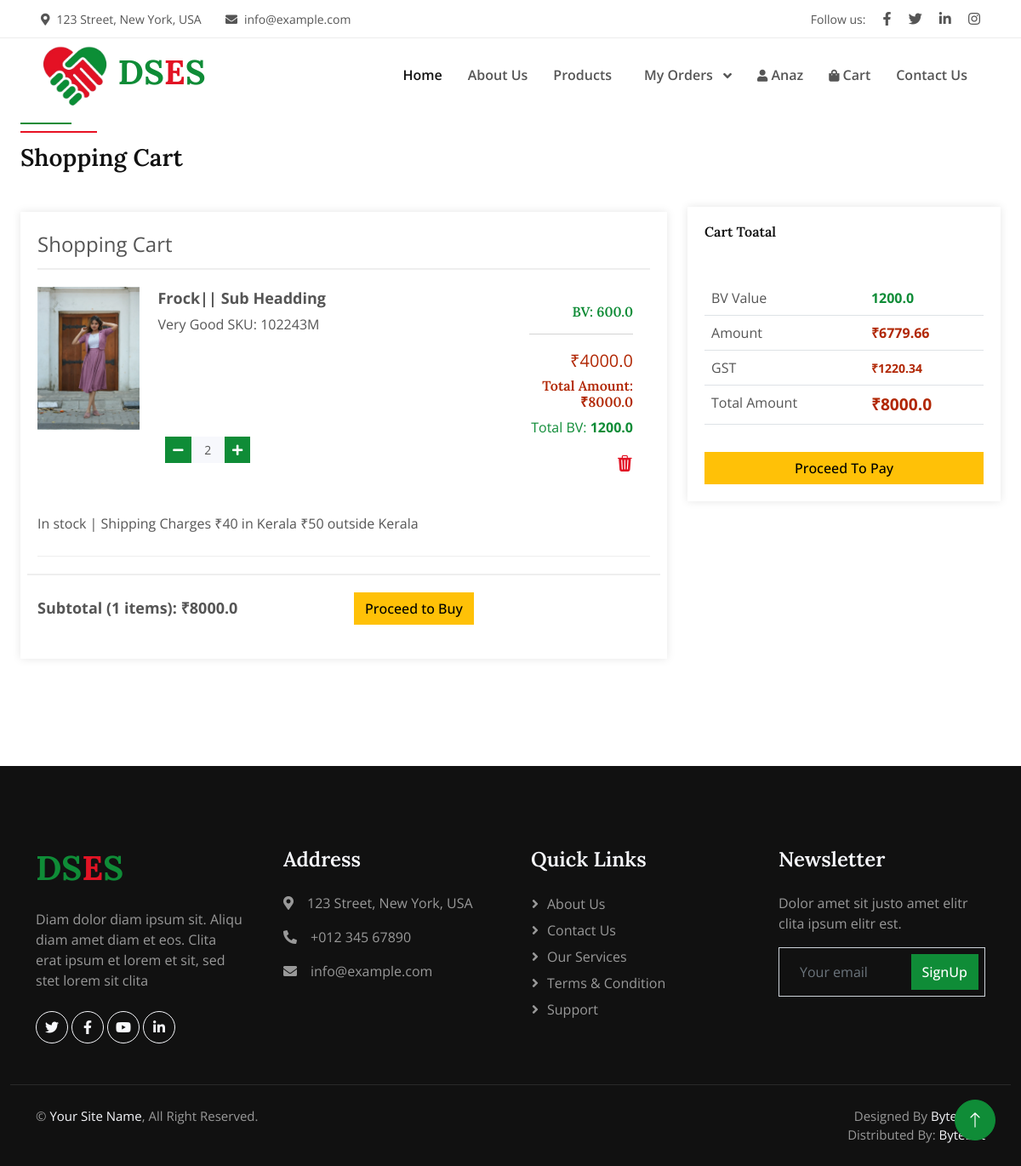
Before: /ecome/Cart_Page (signed in) with the older database file.
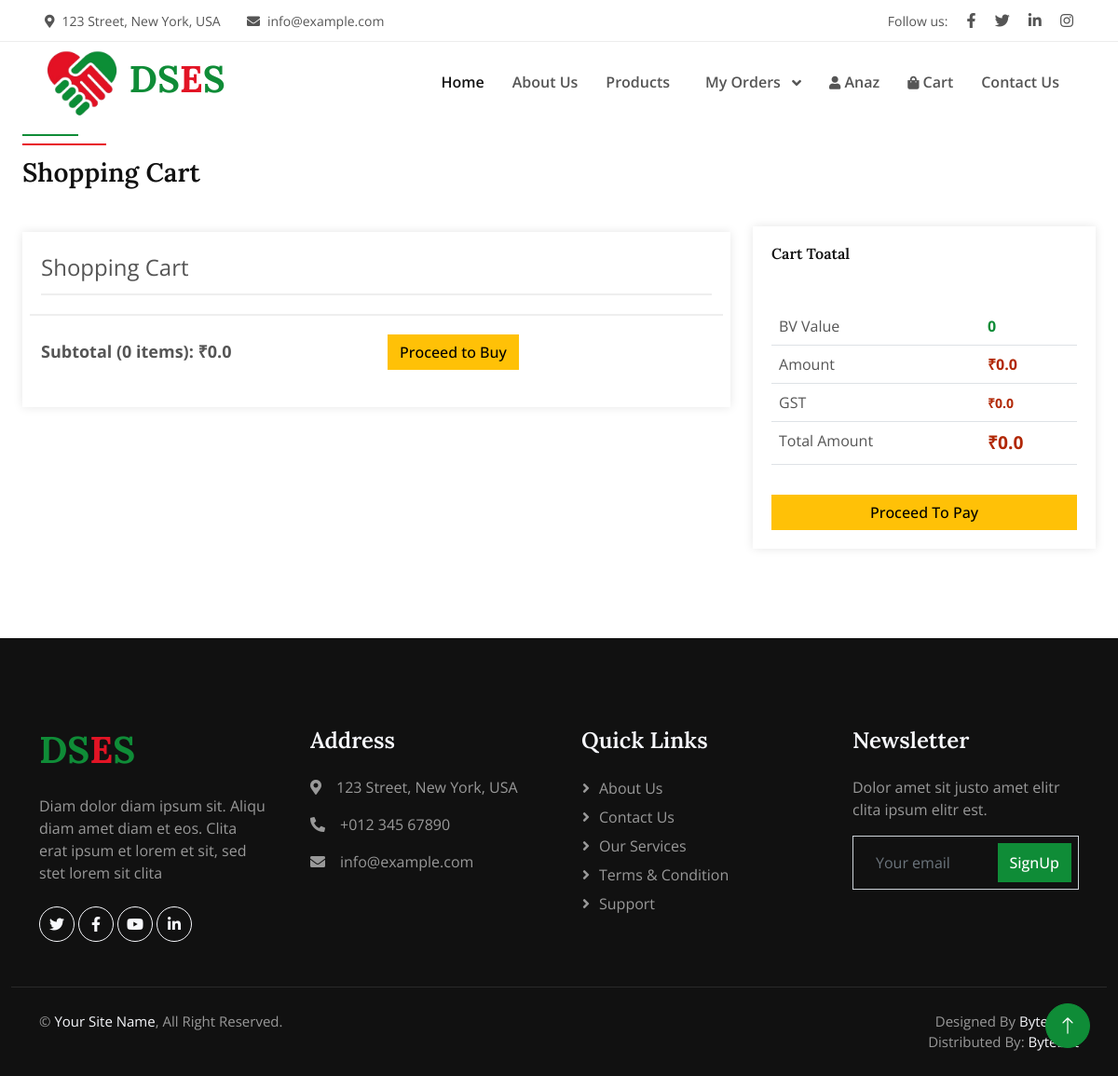
After: the same page with the newer database file.
### ecom/models.py (models this page shows, shortened)
class Cart(models.Model):
    product = models.ForeignKey(Product, on_delete=models.CASCADE)
    created_date = models.DateField(auto_now_add=True)
    user = models.ForeignKey(CustomUser,on_delete=models.CASCADE)
    quantity = models.IntegerField(default=1)
    total_price = models.FloatField()
    total_bv = models.FloatField(default=0)
    status = models.BooleanField(default=True)

class Product(models.Model):
    category = models.ForeignKey(ProductCategory, on_delete=models.DO_NOTHING)
    product_name = models.CharField(max_length=255)
    product_sub_name = models.CharField(max_length=255, null=True, blank=True, default=" ")
    price = models.FloatField()
    status = models.BooleanField(default=True)
    stock = models.IntegerField()
    description = models.CharField(max_length=1000, null=True, blank=True)
    create_date = models.DateField(auto_now_add=True)
    product_BV = models.FloatField()
    stock_alert_value = models.FloatField(default=0)
    image_primary = models.FileField(upload_to="product_image",null=True, blank=True)
    image_s1 = models.FileField(upload_to="product_image", null=True, blank=True)
    image_s2 = models.FileField(upload_to="product_image", null=True, blank=True)
    price_before_tax = models.FloatField(null=True, blank=True)
    tax_amount = models.FloatField(null=True, blank=True)
    TAX_CHOICES = (
        ("Inclusive", "Inclusive"),
        ("Exclusive", "Exclusive"),
    )
    tax = models.CharField(max_length=20, choices=TAX_CHOICES)
    tax_value = models.ForeignKey(Tax, on_delete=models.CASCADE, null=True, blank=True)

### ecom/views.py (the view)
# urls.py: path("Cart_Page",views.Cart_Page,name="Cart_Page"),
@login_required(login_url='SignIn')
def Cart_Page(request):
    cart_items = Cart.objects.filter(user=request.user)
    total_price = 0.0
    total_tax = 0.0
    bv = 0
    for item in cart_items:
        total_price += item.total_price
        total_tax += item.quantity * item.product.tax_amount
        bv += item.total_bv
    context = {
        'cart_items': cart_items,
        'total_price': round(total_price, 2),
        'total_tax': round(total_tax, 2),
        "total_price_defore_tax": round(total_price - total_tax,2),
        "total_items": cart_items.count(),
        "bv":bv
    }
    return render(request,"cart.html",context)

### templates/cart.html (shortened to what this page needs)
{% extends 'index.html' %}{%load static%}{% block content %}
<div class="container-fluid py-5 mt-5">
    <div class="container-fluid">
        <div class="row g-0 gx-5 align-items-end mt-5">
            <div class="col-lg-12">
                <div class="section-header text-start  wow fadeInUp" data-wow-delay="0.1s" style="max-width: 500px;">
                    <h3 class="h3 mb-3">Shopping Cart</h3>
                </div>
            </div>
            <div class="col-lg-12" id="order-summary">
                {% include 'ajaxtemplates/cartitems.html' %}
            </div>
        </div>
    </div>
</div>
{% endblock %}

### templates/ajaxtemplates/cartitems.html (shortened to what the changed rows need)
<div class="cart-main-container row">
    <div class="col-md-8">
        <div class="cart-container">
            <div>
                {% for item in cart_items %}
                <div class="cart-item">
                    <div class="row">
                        <div class="col-md-9">
                            <div class="item-details ">
                                <div class="row">
                                    <div class="col-md-4 mb-2">
                                        <img src="{{item.product.image_primary.url}}"
                                            style="display: block;margin: auto;" width="120px" alt="">
                                    </div>
                                    <div class="col-md-8">
                                        <div class="item-name">
                                            {{item.product.product_name}}||
                                            {{item.product.product_sub_name}}
                                        </div>
                                        <span>{{item.product.description}}</span>
                                    </div>
                                </div>
                                <div class="input-group quantity mx-auto" style="width: 100px;">
                                    <div class="input-group-btn">
                                        <a class="btn btn-sm btn-primary btn-minus btn-decrease"
                                            data-item-id="{{item.id}}">
                                            <i class="fa fa-minus"></i>
                                        </a>
                                    </div>
                                    <input type="text"
                                        class="form-control form-control-sm bg-light border-0 text-center"
                                        value="{{item.quantity}}">
                                    <div class="input-group-btn">
                                        <a class="btn btn-sm btn-primary btn-plus btn-increase"
                                            data-item-id="{{item.id}}">
                                            <i class="fa fa-plus"></i>
                                        </a>
                                    </div>
                                </div>
                            </div>
                        </div>
                        <div class="col-md-3">
                            <div class="item-actions b-1">
                                <div class="text-primary h6">BV: {{item.product.product_BV}}</div>
                                <hr>
                                <div class="item-price">₹{{item.product.price}}</div>
                                <div class="h6" style="color: #b12704;">Total Amount:
                                    ₹{{item.total_price}}</div>
                                <div class="text-primary">Total BV:
                                    <b>{{item.total_bv}}</b>
                                </div>
                                <div class="save-for-later mt-3">
                                    <a class="text-secondary text-center" data-bs-toggle="modal"
                                        data-bs-target="#exampleModal"><i class="bi bi-trash3-fill"
                                            style="font-size: larger;"></i><br></a>
                                </div>
                            </div>
                        </div>
                        <div class="col-md-12">
                            <br>
                            <p><span>In stock | Shipping Charges ₹40 in Kerala ₹50 outside Kerala</span>
                            </p>
                        </div>
                    </div>
                </div>
                {% endfor %}
            </div>
            <div class="proceed-to-buy row">
                <div class="subtotal col">Subtotal ({{total_items}} items): ₹{{total_price}}</div>
                <div class="col text-right">
                    <a href="{%url 'Place_Order_Start' %}" class="btn btn-warning text-right">Proceed to Buy</a>
                </div>
            </div>
        </div>
    </div>
    <div class="col-md-4">
        <div class="sidebar  mt-4 text-light">
            <div class="sidebar-item mt-5">
                <table class="table">
                    <tr>
                    <tr>
                        <th>
                            <div class="text-primary">{{bv}}</div>
                        </th>
                    </tr>
                    <th>
                        <div class="price">₹{{total_price_defore_tax}}</div>
                    </th>
                    </tr>
                    <tr>
                        <th>
                            <div class="price"><small>₹{{total_tax}}</small></div>
                        </th>
                    </tr>
                    <tr>
                        <th>
                            <div class="price " style="font-size: larger;">₹{{total_price}}</div>
                        </th>
                    </tr>
                </table>
            </div>
        </div>
    </div>
</div>

Changed rows visible on the page:
removed Cart: product.image_primary (picture), product.product_name "Frock", product.product_sub_name "Sub Headding", product.description "Very Good SKU: 102243M", quantity "2", product.product_BV "600.0", product.price "4000.0", total_price "8000.0", total_bv "1200.0"
Other visible differences:
{{ total_items }}: "1" → "0"
{{ total_price }}: "8000.0" → "0.0"
{{ bv }}: "1200.0" → "0"
{{ total_price_defore_tax }}: "6779.66" → "0.0"
{{ total_tax }}: "1220.34" → "0.0"
